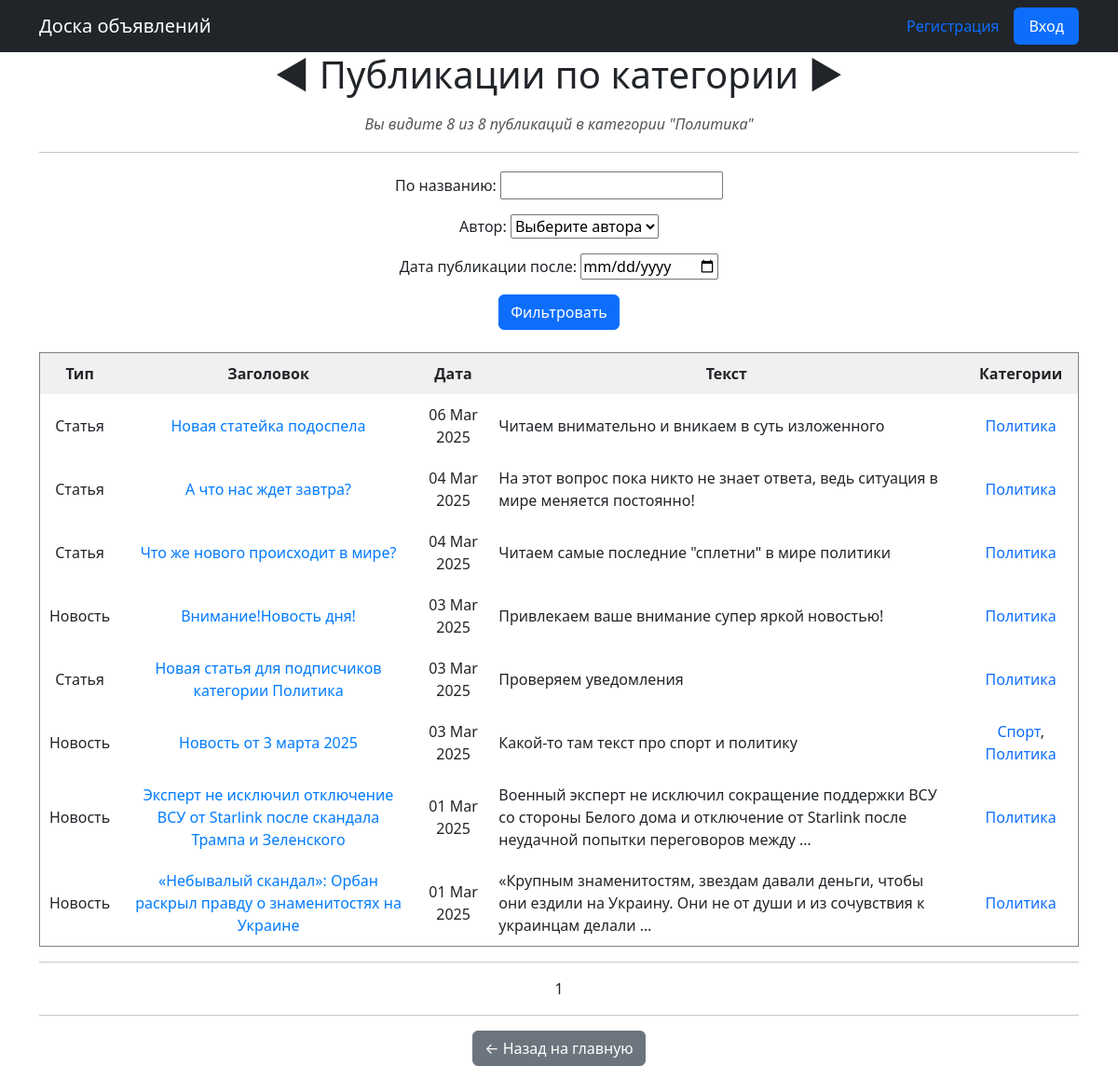
The app's page /news/categories/2/ with its own data.
### news/models.py (models this page shows, shortened)
class Category(models.Model):
    name_category = models.CharField(max_length=64, unique=True)
    subscribers = models.ManyToManyField(User, related_name='categories')
    def __str__(self):
        return f'{self.name_category}'

class Post(models.Model):
    author = models.ForeignKey(Author, on_delete=models.CASCADE)
    ARTICLE = 'AR'
    NEWS = 'NW'
    CATEGORIES = (
        (NEWS, 'Новость'),
        (ARTICLE, 'Статья'),
    )
    publication = models.CharField(max_length=2, choices=CATEGORIES, default=NEWS)
    date_creation = models.DateTimeField(auto_now_add=True)
    post_category = models.ManyToManyField(Category, through='PostCategory')
    title = models.CharField(max_length=256)
    text = models.TextField()
    rating = models.SmallIntegerField(default=0)

### news/views.py (the view)
# urls.py: path('categories/<int:pk>/', CategoryList.as_view(), name='category_news'),
class CategoryList(ListView):
    model = Post
    template_name = 'category_list.html'
    context_object_name = 'category_news'
    paginate_by = 10
    def get_queryset(self):
        self.post_category = get_object_or_404(Category, id=self.kwargs['pk'])
        queryset = Post.objects.filter(post_category=self.post_category).order_by('-date_creation')
        self.filterset = PostFilter(self.request.GET, queryset=queryset)
        return self.filterset.qs
    def get_context_data(self, **kwargs):
        context = super().get_context_data(**kwargs)
        user = self.request.user
        context.update({
            'category': self.post_category,
            'filterset': self.filterset,
            'is_not_subscriber': user.is_authenticated and user not in self.post_category.subscribers.all(),
            'is_author': user.is_authenticated and user.groups.filter(name='authors').exists(),
        })
        return context

### news/models.py (called while the page is built)
    def __str__(self):
        return f'{self.authorUser}'

### news/templatetags/custom_filters.py (called while the page is built)
@register.filter()
def censor(value):
    bad_word = ['Искусство', 'Мэр', 'геймеров', 'очко']
    for word in value.split():
        for i in bad_word:
            if i.lower() in word.lower().replace(',.:;/-\\""', ''):
                value = value.replace(i, f"{i[0]}{'*' * (len(i) - 1)}")
    if not isinstance(value, str):
        raise TypeError(f'Фильтр применяется к неразрешенному типу {type(value)}\nРазрешенный тип str')
    return value

### templates/category_list.html (shortened to what this page needs)
{% extends 'flatpages/default.html' %}
{% load custom_filters %}
{% block content %}
<h1 style="text-align: center; margin-bottom: 20px;">◄ Публикации по категории ►</h1>
<h6 style="text-align: center; color: #555;"><i>Вы видите {{ category_news|length }} из {{ paginator.count }} публикаций в категории "{{ category.name_category }}"</i></h6>
<hr style="margin: 20px 0;">
<form method="GET">
    {{ filterset.form.as_p }}
    <button type="submit" class="btn btn-primary">Фильтровать</button>
</form>
<br>
{% if category_news %}
<table border="1" cellpadding="10" cellspacing="0" width="100%" style="border-collapse: collapse; text-align: center;">
    <thead style="background-color: #f0f0f0; font-weight: bold;">
        <tr>
            <th>Тип</th>
            <th>Заголовок</th>
            <th>Дата</th>
            <th>Текст</th>
            <th>Категории</th>
        </tr>
    </thead>
    <tbody>
        {% for new in category_news %}
        <tr>
            <td>{{ new.get_publication_display }}</td>
            <td><a href="{% url 'new_detail' new.id %}" style="text-decoration: none; color: #007bff;">{{ new.title }}</a></td>
            <td>{{ new.date_creation|date:'d M Y' }}</td>
            <td style="text-align: left;">{{ new.text|truncatewords:20|censor }}</td>
            <td>
                {% for cat in new.post_category.all %}
                    <a href="{% url 'category_news' cat.id %}" style="text-decoration: none;">{{ cat }}</a>{% if not forloop.last %}, {% endif %}
                {% endfor %}
            </td>
        </tr>
        {% endfor %}
    </tbody>
</table>
{% else %}
<div style="text-align: center; padding: 20px; border: 1px solid #ccc; background-color: #f9f9f9;">
    <h2>Нет публикаций в этой категории 😔</h2>
</div>
{% endif %}
<hr>
   {{ page_obj.number }}
<hr>
<a href="{% url 'news_list' %}" class="btn btn-secondary">← Назад на главную</a>
{% endblock content %}

### records on screen
Category: name_category "Политика"
Post: publication "Статья", title "Новая статейка подоспела", date_creation "06 Mar 2025", text|censor "Читаем внимательно и вникаем в суть изложенного"
Post: publication "Статья", title "А что нас ждет завтра?", date_creation "04 Mar 2025", text|censor "На этот вопрос пока никто не знает ответа, ведь ситуация в мире меняется постоянно!"
Post: publication "Статья", title "Что же нового происходит в мире?", date_creation "04 Mar 2025", text|censor "Читаем самые последние \"сплетни\" в мире политики"
Post: publication "Новость", title "Внимание!Новость дня!", date_creation "03 Mar 2025", text|censor "Привлекаем ваше внимание супер яркой новостью!"
Post: publication "Статья", title "Новая статья для подписчиков категории Политика", date_creation "03 Mar 2025", text|censor "Проверяем уведомления"
Post: publication "Новость", title "Новость от 3 марта 2025", date_creation "03 Mar 2025", text|censor "Какой-то там текст про спорт и политику"
Category: name_category "Спорт"
Post: publication "Новость", title "Эксперт не исключил отключение ВСУ от Starlink после скандала Трампа и Зеленского", date_creation "01 Mar 2025", text|censor "Военный эксперт не исключил сокращение поддержки ВСУ со стороны Белого дома и отключение от Starlink после неудачной попытки переговоров между …"
Post: publication "Новость", title "«Небывалый скандал»: Орбан раскрыл правду о знаменитостях на Украине", date_creation "01 Mar 2025", text|censor "«Крупным знаменитостям, звездам давали деньги, чтобы они ездили на Украину. Они не от души и из сочувствия к украинцам делали …"

### other values on screen
{{ category_news|length }} "8"
{{ paginator.count }} "8"
{{ page_obj.number }} "1"
